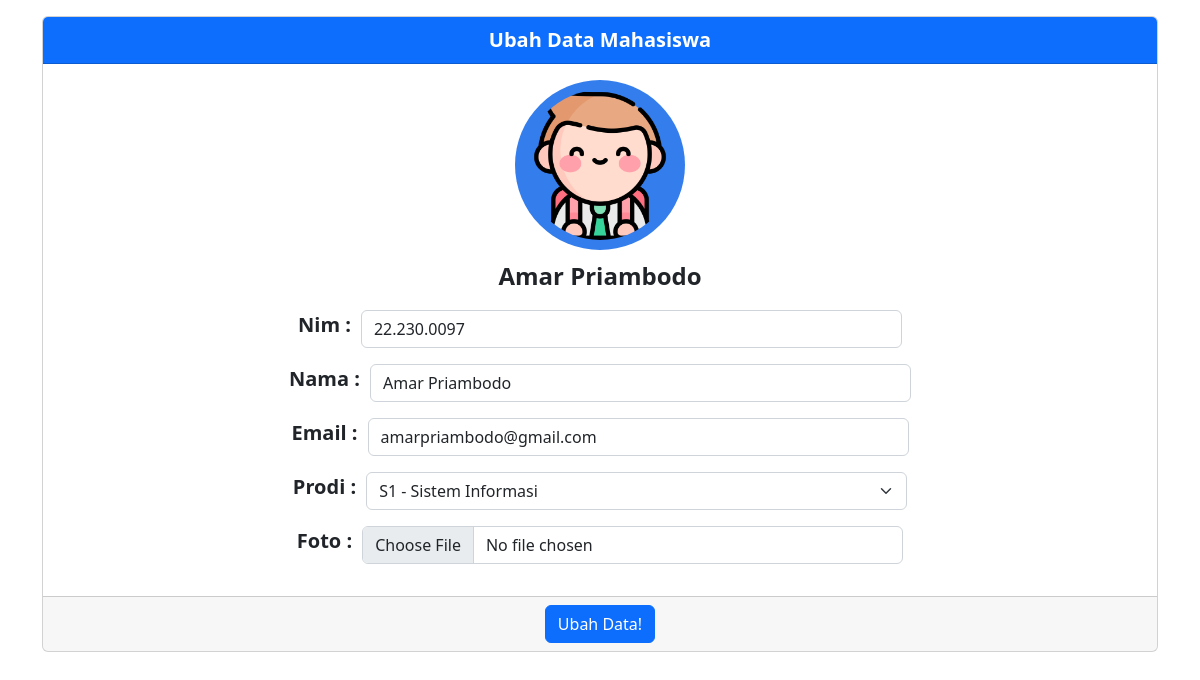
The app's page /ubah.php?id=14 with its own data.
### tables this page shows
CREATE TABLE `mahasiswa` (
  `id` int(11) NOT NULL,
  `gambar` varchar(100) NOT NULL,
  `nim` varchar(11) NOT NULL,
  `nama` varchar(150) NOT NULL,
  `email` varchar(100) NOT NULL,
  `jurusan` varchar(50) NOT NULL
);

### function.php (called while the page is built, shortened)
<?php
    $server = "localhost";
    $user = "root";
    $pass = "";
    $database = "dbmahasiswa";
    $conn = mysqli_connect($server, $user, $pass, $database);
    function query($query) {
        global $conn;
        $result = mysqli_query($conn, $query);
        $rows = [];
        while ( $row = mysqli_fetch_assoc($result) ) {
            $rows[] = $row;
        }
        return $rows;
    }
?>

### ubah.php (the view, shortened to what this page needs)
<?php
    require 'function.php';
    $id = $_GET['id'];
    $mhs = query("SELECT * FROM mahasiswa WHERE id = $id")[0];
?>
<!DOCTYPE html>
<html lang="en">
<head>
    <link rel="stylesheet" href="https://cdn.jsdelivr.net/npm/bootstrap@5.2.3/dist/css/bootstrap.min.css">
    <link rel="stylesheet" href="style.css">
</head>
<body>
    <div class="container mt-3">
        <div class="card text-center">
        <div class="card-header bg-primary text-white fs-5 fw-semibold">
            Ubah Data Mahasiswa
        </div>
        <form action="" method="post" enctype="multipart/form-data">
            <div class="card-body">
                <div class="mb-3">
                    <img src="image/<?= $mhs['gambar'] ?>" alt="foto Mahasiswa">
                    <p class="mt-2 fs-4 fw-semibold"><?= $mhs['nama']; ?></p>
                </div>
                <div class="mb-3 d-flex ubah">
                    <label for="nim" class="form-label fs-5 fw-semibold ubah-label">Nim : </label>
                    <input type="text" class="form-control w-50 align-items-center" name="tnim" id="nim" required value="<?= $mhs['nim']; ?>">
                </div>
                <div class="mb-3 d-flex ubah">
                    <label for="nama" class="form-label fs-5 fw-semibold ubah-label">Nama : </label>
                    <input type="text" class="form-control w-50 align-items-center" name="tnama" id="nama" required value="<?= $mhs['nama']; ?>">
                </div>
                <div class="mb-3 d-flex ubah">
                    <label for="email" class="form-label fs-5 fw-semibold ubah-label">Email : </label>
                    <input type="text" class="form-control w-50 align-items-center" name="temail" id="email" required value="<?= $mhs['email']; ?>">
                </div>
                <div class="mb-3 d-flex ubah">
                    <label for="prodi" class="form-label fs-5 fw-semibold ubah-label">Prodi : </label>
                    <select class="form-select w-50" name="tprodi" id="select" required>
                        <option value="<?= $mhs['jurusan']; ?>"><?= $mhs['jurusan']; ?></option>
                    </select>
                </div>
                <div class="mb-3 d-flex ubah">
                    <label for="foto" class="form-label fs-5 fw-semibold ubah-label">Foto : </label>
                    <input type="file" class="form-control w-50 align-items-center" name="tfoto" id="foto">
                </div>
            </div>
            <div class="card-footer text-muted">
                <button type="submit" name="submit" class="btn btn-primary">Ubah Data!</button>
            </div>
        </form>
        </div>
    </div>
</body>
</html>

### style.css (style rules this page uses)
img { width: 170px; height: 170px; background-color: rgb(52, 125, 236); padding: 10px; border-radius: 50%; }
.ubah { justify-content: center; }
.ubah-label { margin-right: 10px; }

### records on screen
mahasiswa: gambar (picture), nama "Amar Priambodo", tnim "22.230.0097", tnama "Amar Priambodo", temail "amarpriambodo@gmail.com", tprodi "S1 - Sistem Informasi"
